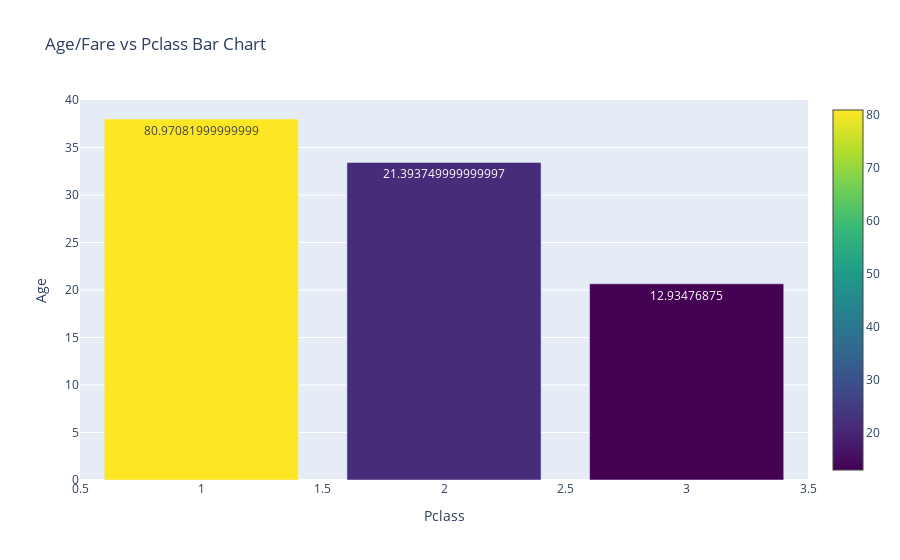

Source (notebook cell):
### Code cell
# defining data
trace = go.Bar(x=list(df['Pclass'].unique()), 
               y=y,
               marker=dict(color=fare, colorscale='Viridis', 
               showscale=True), 
               text=fare)
data = [trace]

# defining layout
layout = go.Layout(title='Age/Fare vs Pclass Bar Chart', 
                   xaxis=dict(title='Pclass'), 
                   yaxis=dict(title='Age'), 
                   hovermode='closest')

# defining figure and plotting
fig6 = go.Figure(data=data, layout=layout)
iplot(fig6)

### Figure 1 — Plotly figure (JSON) as saved in the notebook; plotly's stock layout.template omitted (floating-point values rounded to 4 significant figures)
{"data": [{"marker": {"color": [12.93, 80.97, 21.39], "colorscale": [[0, "#440154"], [0.1111, "#482878"], [0.2222, "#3e4989"], [0.3333, "#31688e"], [0.4444, "#26828e"], [0.5556, "#1f9e89"], [0.6667, "#35b779"], [0.7778, "#6ece58"], [0.8889, "#b5de2b"], [1, "#fde725"]], "showscale": true}, "text": ["12.93476875", "80.97081999999999", "21.393749999999997"], "type": "bar", "x": [3, 1, 2], "y": [20.65, 38, 33.43]}], "layout": {"hovermode": "closest", "title": {"text": "Age/Fare vs Pclass Bar Chart"}, "xaxis": {"title": {"text": "Pclass"}}, "yaxis": {"title": {"text": "Age"}}}}
